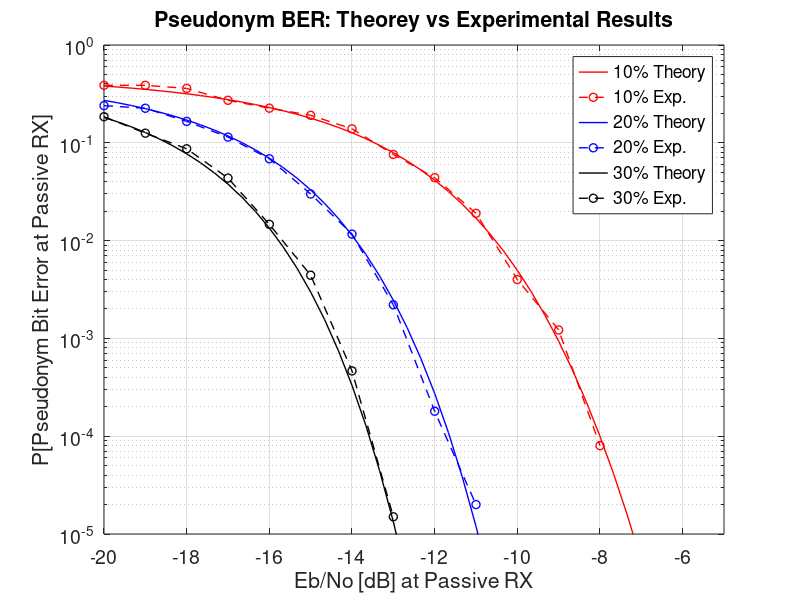

Write MATLAB code to recreate this figure.
close all;
clear all;

% PURPOSE: Compare theory vs experimental results
% Calculates the theoretical probability of error in Eq.(11) and (15) of
% the paper.
% We use the heuristic approach to determine the threshold

Eb_No_dB = -20:(1/3):-5;

% number of OFDM samples per pseudonym bit
N = 6000;

% m is the modulation index or percent of amplitude modulation on the OFDM signal

for i = 1:length(Eb_No_dB)
    
    M = 4; % for our experiment where we sent QPSK signals over OFDM Channels
    Es_No = log2(M)*10^(Eb_No_dB(i)/10);
      
    m = 0.1; 
    
    % computes the lambda and beta in Eq. (11) in the IEEE_ICC2024
    % Pseudonymetry paper.
    lamda = 1+2*Es_No*(1+m^2)+(1-m^2)^2*Es_No^2;
    beta = 1+Es_No*(1+m^2);
    
    % Calculate the value inside the Q function in Eq. (15)
    k0 = lamda/(beta*(1+((1-m)^2)*Es_No));
    k1 = lamda/(beta*(1+((1+m)^2)*Es_No));

    % Calculate the average pseudonym bit error in Eq. (15)
    y1(i) = 0.5*(qfunc((k0-1)*sqrt(N)) + qfunc((1-k1)*sqrt(N)));


    m = 0.2; 
    lamda = 1+2*Es_No*(1+m^2)+(1-m^2)^2*Es_No^2;
    beta = 1+Es_No*(1+m^2);

    k0 = lamda/(beta*(1+((1-m)^2)*Es_No));
    k1 = lamda/(beta*(1+((1+m)^2)*Es_No));

    y2(i) = 0.5*(qfunc((k0-1)*sqrt(N)) + qfunc((1-k1)*sqrt(N)));

    m = 0.3;
    lamda = 1+2*Es_No*(1+m^2)+(1-m^2)^2*Es_No^2;
    beta = 1+Es_No*(1+m^2);

    k0 = lamda/(beta*(1+((1-m)^2)*Es_No));
    k1 = lamda/(beta*(1+((1+m)^2)*Es_No));

    y3(i) = 0.5*(qfunc((k0-1)*sqrt(N)) + qfunc((1-k1)*sqrt(N)));
end

figure()

% m = 0.1
semilogy(Eb_No_dB, y1,'r', 'LineWidth',1);
hold on

x = [-20,-19,-18,-17,-16,-15,-14,-13,-12, -11, -10, -9, -8];
pb_error = [3.87e-01,3.87e-01,3.60e-01,2.72e-01,2.26e-01,1.91e-01,1.39e-01,7.6e-02,4.4e-02,1.90e-02,4.0e-03,1.22e-03,8e-05];
semilogy(x, pb_error,'r--o', 'LineWidth',1);
hold on

% m = 0.2
semilogy(Eb_No_dB, y2,'b', 'LineWidth',1);
hold on

x = [-20,-19,-18,-17,-16,-15,-14,-13,-12, -11];
pb_error = [2.399e-01,2.255e-01,1.655e-01,1.144e-01,6.872e-02,2.995e-02,1.165e-02,2.204e-03,1.800e-04,2.000e-05];
semilogy(x, pb_error,'b--o', 'LineWidth',1);
hold on

% m = 0.3
semilogy(Eb_No_dB, y3,'k', 'LineWidth',1);
hold on

x = [-20,-19,-18,-17,-16,-15,-14,-13, -12];
pb_error = [1.848e-01, 1.254e-01, 8.689e-02, 4.357e-02, 1.467e-02,4.425e-03, 4.650e-04, 1.500e-05, 0.000];
semilogy(x, pb_error,'k--o', 'LineWidth',1);
hold off

grid
set(gca,'FontSize',14)
set(gca,'ylim',[10^-5, 1])
set(gca,'xlim',[-20, -5])
xlabel('Eb/No [dB] at Passive RX')
ylabel('P[Pseudonym Bit Error at Passive RX]')
legend('10% Theory','10% Exp.','20% Theory','20% Exp.','30% Theory','30% Exp.')
title('Pseudonym BER: Theorey vs Experimental Results')

